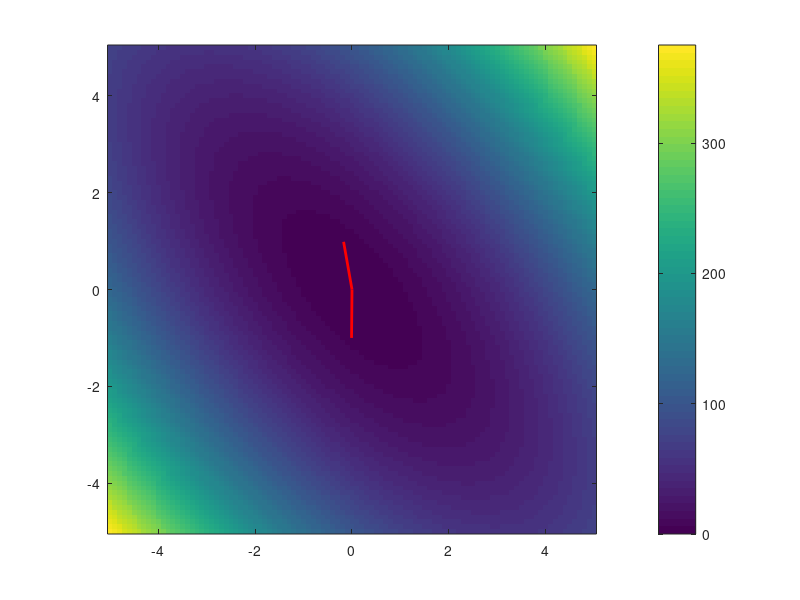

Here is the MATLAB script that generated this plot:
m=[3 1;4 3];
% theta=pi/3;
% m=[cos(theta) -sin(theta); sin(theta) cos(theta)];
minv=inv(m);

minv=[4 .01;6 5];
m=inv(minv);
[vecs,vals]=eig(minv);
vals=diag(vals);
[1/vals(1) 1/vals(2)]
v1=vecs(:,1);
v2=vecs(:,2);
Linv=vecs;
L=inv(Linv);
v=[4;5];
c=L*v;

xvals=-5:.1:5;
yvals=-5:.1:5;
nx=length(xvals);
ny=length(yvals);

tocontour=zeros(nx,ny);

for i=1:nx
    for j=1:ny
        x=xvals(i);
        y=yvals(j);
        vnow=[x; y];
        tocontour(i,j)=transpose(vnow)*minv*vnow;
    end
end

imagesc(xvals,yvals,tocontour)
colorbar
axis square
set(gca,'ydir','normal')
% contour(repmat(xvals,ny,1),repmat(col(yvals),1,nx),tocontour)
hold on
plot([0 v1(1)],[0 v1(2)],'r','LineWidth',2)
plot([0 v2(1)],[0 v2(2)],'r','LineWidth',2)
hold off